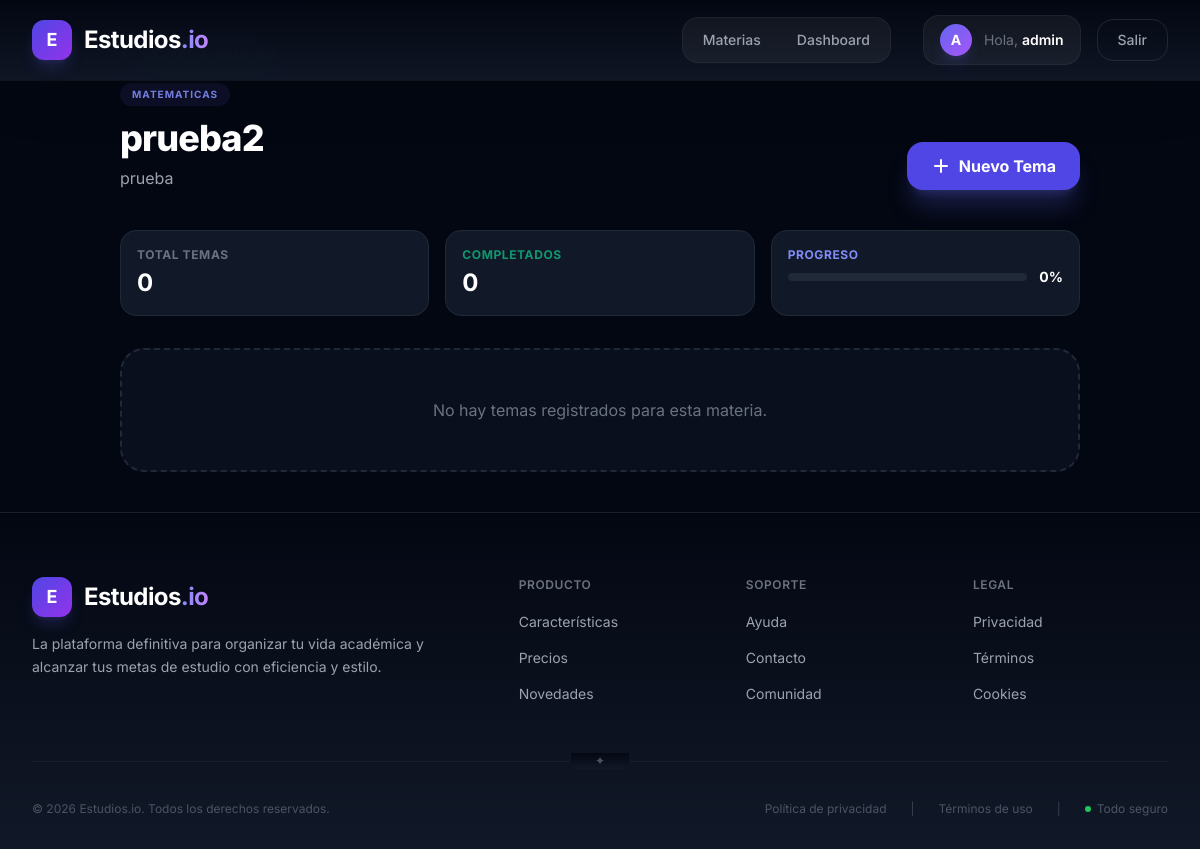
The app's page /study/subjects/1/topics (signed in) with its own data.
### app/models/user.py (models this page shows, shortened)
class User(db.Model, UserMixin):
    __tablename__ = "users"
    id = db.Column(db.Integer, primary_key=True)
    username = db.Column(db.String(100), unique=True, nullable = False)
    password = db.Column(db.String(255), nullable = False)
    role_id = db.Column(db.Integer, db.ForeignKey('roles.id'), nullable = False)

### app/models/study.py (models this page shows)
class Subject(db.Model):
    __tablename__ = "subjects"
    id = db.Column(db.Integer, primary_key=True)
    name = db.Column(db.String(100), nullable=False)
    description = db.Column(db.Text, nullable=True)
    category = db.Column(db.String(50), nullable=True) # ej: Programación, Inglés, etc.
    user_id = db.Column(db.Integer, db.ForeignKey('users.id'), nullable=False)
    tasks = db.relationship('Task', backref='subject', lazy=True, cascade="all, delete-orphan")
    topics = db.relationship('Topic', backref='subject', lazy=True, cascade="all, delete-orphan")

### app/api/study.py (the view)
@study_bp.route('/subjects/<int:subject_id>/topics')
@login_required
def list_topics(subject_id):
    subject = Subject.query.get_or_404(subject_id)
    if subject.user_id != current_user.id:
        flash('No tienes permiso para ver esta materia', 'error')
        return redirect(url_for('study.list_subjects'))
    topics = Topic.query.filter_by(subject_id=subject_id).all()
    return render_template('study/topics.html', subject=subject, topics=topics)

### app/__init__.py (called while the page is built)
def create_app():
    app = Flask(__name__)
    app.config.from_object(Config)
    db.init_app(app)
    bcrypt.init_app(app)
    migrate.init_app(app, db)
    login_manager.init_app(app)
    @login_manager.user_loader
    def load_user(user_id):
        return db.session.get(User, int(user_id))
    from app.api.auth import auth_bp
    from app.api.main import main_bp
    from app.api.study import study_bp
    app.register_blueprint(auth_bp, url_prefix='/api/auth')
    app.register_blueprint(main_bp, url_prefix='/')
    app.register_blueprint(study_bp, url_prefix='/study')
    login_manager.login_view = 'auth.login'
    login_manager.login_message_category = 'info'
    return app

### app/templates/study/topics.html (shortened to what this page needs)
{% extends 'base.html' %}
{% block content %}
<div class="max-w-5xl mx-auto px-4 sm:px-6 lg:px-8 py-10 w-full">
    <div class="mb-10">
        <a href="{{ url_for('study.list_subjects') }}" class="text-indigo-400 hover:text-indigo-300 flex items-center gap-2 mb-4 font-medium transition-colors">
            <svg xmlns="http://www.w3.org/2000/svg" class="h-4 w-4" viewBox="0 0 20 20" fill="currentColor">
                <path fill-rule="evenodd" d="M9.707 16.707a1 1 0 01-1.414 0l-6-6a1 1 0 010-1.414l6-6a1 1 0 011.414 1.414L5.414 9H17a1 1 0 110 2H5.414l4.293 4.293a1 1 0 010 1.414z" clip-rule="evenodd" />
            </svg>
            Volver a materias
        </a>
        <div class="flex flex-col md:flex-row md:items-end justify-between gap-6">
            <div>
                <span class="inline-block px-3 py-1 bg-indigo-500/10 text-indigo-400 text-[10px] font-bold uppercase tracking-widest rounded-full mb-3">{{ subject.category or 'General' }}</span>
                <h1 class="text-4xl font-extrabold text-white tracking-tight">{{ subject.name }}</h1>
                <p class="text-gray-400 mt-2">{{ subject.description or 'Gestión de temas de estudio.' }}</p>
            </div>
            <button onclick="openTopicModal()" class="bg-indigo-600 hover:bg-indigo-700 text-white px-6 py-3 rounded-2xl font-bold transition-all shadow-xl shadow-indigo-500/25 flex items-center gap-2 active:scale-95 whitespace-nowrap">
                <svg xmlns="http://www.w3.org/2000/svg" class="h-5 w-5" viewBox="0 0 20 20" fill="currentColor">
                    <path fill-rule="evenodd" d="M10 3a1 1 0 011 1v5h5a1 1 0 110 2h-5v5a1 1 0 11-2 0v-5H4a1 1 0 110-2h5V4a1 1 0 011-1z" clip-rule="evenodd" />
                </svg>
                Nuevo Tema
            </button>
        </div>
    </div>
    <div class="grid grid-cols-1 sm:grid-cols-3 gap-4 mb-8">
        <div class="bg-gray-900 border border-gray-800 rounded-2xl p-4">
            <p class="text-gray-500 text-xs font-bold uppercase tracking-wider mb-1">Total Temas</p>
            <p class="text-2xl font-bold text-white">{{ topics|length }}</p>
        </div>
        <div class="bg-gray-900 border border-gray-800 rounded-2xl p-4">
            <p class="text-emerald-500/80 text-xs font-bold uppercase tracking-wider mb-1">Completados</p>
            <p class="text-2xl font-bold text-white">{{ topics|selectattr('is_completed', 'equalto', true)|list|length }}</p>
        </div>
        <div class="bg-gray-900 border border-gray-800 rounded-2xl p-4">
            <p class="text-indigo-400 text-xs font-bold uppercase tracking-wider mb-1">Progreso</p>
            <div class="flex items-center gap-3 mt-1">
                <div class="flex-1 h-2 bg-gray-800 rounded-full overflow-hidden">
                    {% set total = topics|length %}
                    {% set completed = topics|selectattr('is_completed', 'equalto', true)|list|length %}
                    {% set percent = (completed / total * 100)|round|int if total > 0 else 0 %}
                </div>
                <span class="text-sm font-bold text-white">{{ percent }}%</span>
            </div>
        </div>
    </div>
    <div class="space-y-3">
        {% if not topics %}
        <div class="bg-gray-900/50 border-2 border-dashed border-gray-800 rounded-3xl p-12 text-center">
            <p class="text-gray-500">No hay temas registrados para esta materia.</p>
        </div>
        {% endif %}
    </div>
</div>
{% endblock %}

### app/templates/components/navbar.html (shortened to what this page needs)
<nav class="fixed top-0 left-0 right-0 z-50 bg-gradient-to-b from-gray-950/95 to-gray-900/90 backdrop-blur-xl border-b border-white/5 shadow-2xl shadow-black/20">
    <div class="max-w-7xl mx-auto px-4 sm:px-6 lg:px-8">
        <div class="flex items-center justify-between h-20">
            <div class="flex-shrink-0">
                <a href="{{ url_for('main.landing') }}" class="group flex items-center gap-3">
                    <div class="w-10 h-10 bg-gradient-to-br from-indigo-600 to-purple-600 rounded-xl flex items-center justify-center shadow-lg shadow-indigo-500/20 transition-transform duration-300 group-hover:scale-110 group-hover:shadow-indigo-500/40">
                        <span class="text-white font-bold text-lg">E</span>
                    </div>
                    <span class="text-2xl font-bold text-white tracking-tight transition-colors duration-300 group-hover:text-indigo-400">
                        Estudios<span class="text-transparent bg-clip-text bg-gradient-to-r from-indigo-400 to-purple-400">.io</span>
                    </span>
                </a>
            </div>
            <div class="hidden md:flex items-center gap-6">
                {% if current_user.is_authenticated %}
                    <div class="flex items-center gap-1 bg-white/5 rounded-2xl p-1 border border-white/5">
                        <a href="{{ url_for('study.list_subjects') }}"
                           class="px-4 py-2 text-sm font-medium text-gray-400 hover:text-white hover:bg-white/10 rounded-xl transition-all duration-300">
                            Materias
                        </a>
                        <a href="{{ url_for('main.inicio') }}"
                           class="px-4 py-2 text-sm font-medium text-gray-400 hover:text-white hover:bg-white/10 rounded-xl transition-all duration-300">
                            Dashboard
                        </a>
                    </div>
                    <div class="flex items-center gap-4 ml-2">
                        <div class="flex items-center gap-3 bg-white/5 px-4 py-2 rounded-2xl border border-white/5">
                            <div class="w-8 h-8 bg-gradient-to-br from-indigo-500 to-purple-500 rounded-full flex items-center justify-center text-white font-bold text-sm shadow-lg shadow-indigo-500/20">
                                {{ current_user.username[0].upper() }}
                            </div>
                            <span class="text-sm text-gray-300">
                                <span class="text-gray-500">Hola,</span>
                                <span class="text-white font-semibold">{{ current_user.username }}</span>
                            </span>
                        </div>
                        <a href="{{ url_for('auth.logout') }}"
                           class="group relative px-5 py-2.5 bg-transparent text-gray-400 hover:text-white font-medium text-sm rounded-2xl transition-all duration-300 overflow-hidden border border-gray-700/50 hover:border-gray-600">
                            <span class="relative z-10">Salir</span>
                        </a>
                    </div>
                {% endif %}
            </div>
        </div>
    </div>
</nav>

### app/templates/base.html (style rules this page uses)
body { font-family: 'Inter', sans-serif; }

### records on screen
User: username "A", username "admin"
Subject: category "MATEMATICAS", name "prueba2", description "prueba"

### other values on screen
{{ topics|length }} "0"
{{ topics|selectattr('is_completed', 'equalto', true)|list|length }} "0"
{{ percent }} "0"
{{ now.year if now else '2026' }} "2026"
